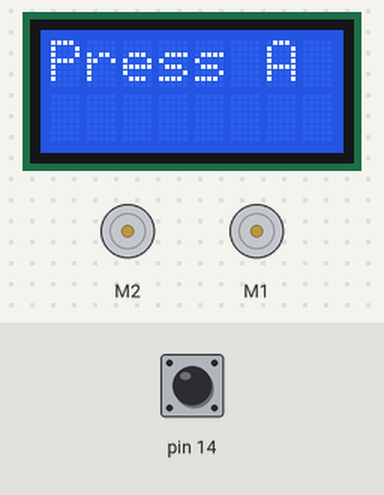
A sketch run on a simulated Arduino Leonardo, built with avr-gcc and run on an emulated ATmega32U4. Parts: 8×2 character LCD, 2 × DC motor (green arrow = forward, orange = backward, longer = faster). The test bench sets the inputs (shaded band); at power-on: pin 14 HIGH.

Above: at 1.2 s.
1.3 s: pin 14 pulled LOW for 0.15 s
At 3.44 s:
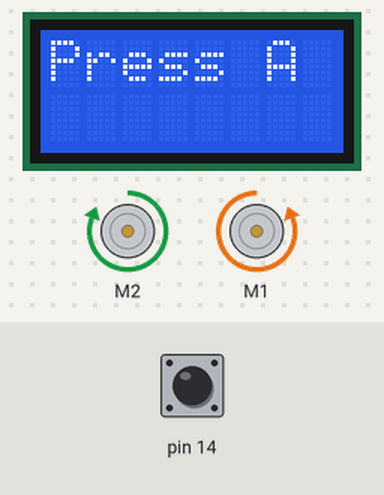
6.4 s: pin 14 pulled LOW for 1 s
At 7.85 s:
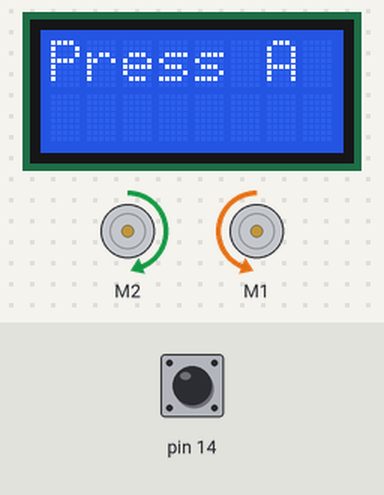
Timing chart, 0 to 11.6 s (numbered marks = the images above; inputs shaded):
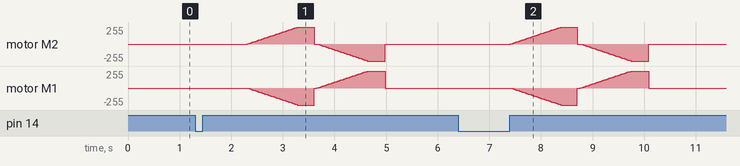

The sketch:

right_360_left_360.ino
```cpp
#include <Zumo32U4.h>

Zumo32U4LCD lcd;
Zumo32U4Motors motors;
Zumo32U4ButtonA buttonA;

const uint8_t motorSpeed = 400;

void setup() {
  lcd.clear();
  lcd.gotoXY(0, 0);
  lcd.print("Press A");
}

void loop() {
  bool buttonPress = buttonA.getSingleDebouncedPress();

  if (buttonPress) {
    delay(1000);

    //turn left
    for (int speed = 0; speed <= 510; speed++)
    {
      motors.setRightSpeed(speed);
      motors.setLeftSpeed(-speed);
      delay(2);
    }

    delay(50);
    motors.setRightSpeed(0);
    motors.setLeftSpeed(0);
    delay(50);

    //turn right
    for (int speed = 0; speed <= 520; speed++)
    {
      motors.setRightSpeed(-speed);
      motors.setLeftSpeed(speed);
      delay(2);
    }

    delay(50);
    motors.setRightSpeed(0);
    motors.setLeftSpeed(0);
    delay(50);
  }

}
```
